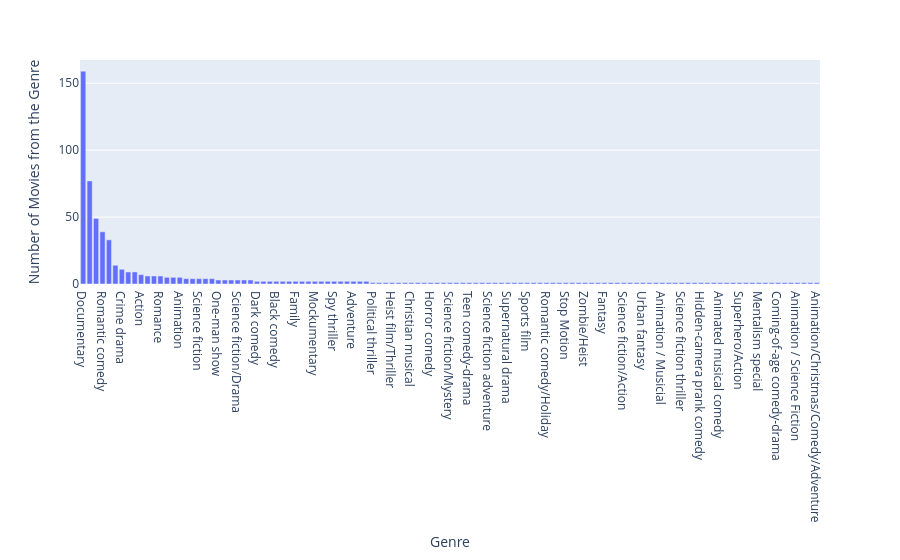

This figure's notebook cell:
### Code cell
fig = px.bar(genre, x= genre.index, y=genre.values,labels={'y':'Number of Movies from the Genre', 'index':'Genres'})
fig.update_layout(xaxis={'categoryorder':'total descending'})
fig.show()

### Figure 1 — Plotly figure (JSON) as saved in the notebook; plotly's stock layout.template omitted (floating-point values rounded to 4 significant figures)
{"data": [{"hovertemplate": "Genre=%{x}<br>Number of Movies from the Genre=%{y}<extra></extra>", "legendgroup": "", "marker": {"color": "#636efa", "pattern": {"shape": ""}}, "name": "", "orientation": "v", "showlegend": false, "textposition": "auto", "type": "bar", "x": ["Documentary", "Drama", "Comedy", "Romantic comedy", "Thriller", "Comedy-drama", "Crime drama", "Horror", "Biopic", "Action", "Aftershow / Interview", "Concert Film", "Romance", "Action comedy", "Romantic drama", "Animation", "Science fiction/Thriller", "Variety show", "Science fiction", "Psychological thriller", "Animation / Short", "One-man show", "Sports-drama", "Action-thriller", "Science fiction/Drama", "Horror thriller", "Western", "Dark comedy", "Mystery", "Family film", "Black comedy", "Comedy / Musical", "Musical", "Family", "Superhero", "Horror-thriller", "Mockumentary", "Anime/Science fiction", "Musical comedy", "Spy thriller", "War drama", "War", "Adventure", "Satire", "Making-of", "Political thriller", "Anime / Short", "Horror anthology", "Heist film/Thriller", "Musical/Western/Fantasy", "Romance drama", "Christian musical", "Romantic teen drama", "Adventure/Comedy", "Horror comedy", "Romantic teenage drama", "Action/Science fiction", "Science fiction/Mystery", "Psychological thriller drama", "Action/Comedy", "Teen comedy-drama", "Heist", "Animation/Superhero", "Science fiction adventure", "Christmas musical", "Comedy/Fantasy/Family", "Supernatural drama", "Superhero-Comedy", "Romantic thriller", "Sports film", "Christmas comedy", "Adventure-romance", "Romantic comedy/Holiday", "Dance comedy", "War-Comedy", "Stop Motion", "Comedy mystery", "Romantic comedy-drama", "Zombie/Heist", "Psychological horror", "Comedy/Horror", "Fantasy", "Comedy horror", "Teen comedy horror", "Science fiction/Action", "Crime thriller", "Family/Comedy-drama", "Urban fantasy", "Drama/Horror", "Horror/Crime drama", "Animation / Musicial", "Animation/Comedy/Adventure", "Action thriller", "Science fiction thriller", "Family/Christmas musical", "Drama / Short", "Hidden-camera prank comedy", "Anime/Fantasy", "Animation/Musical/Adventure", "Animated musical comedy", "Variety Show", "Biographical/Comedy", "Superhero/Action", "Animation / Comedy", "Christmas/Fantasy/Adventure/Comedy", "Mentalism special", "Historical-epic", "Drama-Comedy", "Coming-of-age comedy-drama", "Historical drama", "Action-adventure", "Animation / Science Fiction", "Anthology/Dark comedy", "Musical / Short", "Animation/Christmas/Comedy/Adventure"], "xaxis": "x", "y": [159, 77, 49, 39, 33, 14, 11, 9, 9, 7, 6, 6, 6, 5, 5, 5, 4, 4, 4, 4, 4, 3, 3, 3, 3, 3, 3, 2, 2, 2, 2, 2, 2, 2, 2, 2, 2, 2, 2, 2, 2, 2, 2, 2, 2, 1, 1, 1, 1, 1, 1, 1, 1, 1, 1, 1, 1, 1, 1, 1, 1, 1, 1, 1, 1, 1, 1, 1, 1, 1, 1, 1, 1, 1, 1, 1, 1, 1, 1, 1, 1, 1, 1, 1, 1, 1, 1, 1, 1, 1, 1, 1, 1, 1, 1, 1, 1, 1, 1, 1, 1, 1, 1, 1, 1, 1, 1, 1, 1, 1, 1, 1, 1, 1, 1], "yaxis": "y"}], "layout": {"barmode": "relative", "legend": {"tracegroupgap": 0}, "margin": {"t": 60}, "xaxis": {"anchor": "y", "categoryorder": "total descending", "domain": [0, 1], "title": {"text": "Genre"}}, "yaxis": {"anchor": "x", "domain": [0, 1], "title": {"text": "Number of Movies from the Genre"}}}}
